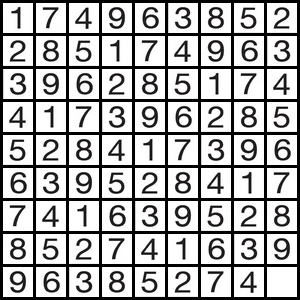
#> input picture sudoku.png, 300 x 300 px
$ python sudoku_reader.py
#> lines starting #> are read from the running program, lines starting #| are printed output that depends on the picture
### sudoku_solver.py
from collections import defaultdict, Counter

class sudoku():

    def __init__(self, numbers, size=3):
        def is_proper(numbers):
            if len(numbers) != size**2:
                return False
            for row in numbers:
                if len(row) != size**2:
                    return False
            return True
        if is_proper(numbers):
            self.numbers = numbers
            self.size = size
        else:
            raise TypeError("invalid size (size is "+str(size)+")")

    def __repr__(self):
        size = self.size
        strs = ['' for _ in range(size**2)]
        for col in range(size**2):
            max_len_digit = max([self.get_element(row,col)
                                 for row in range(size**2)],
                                key=digit_len)
            max_len = digit_len(max_len_digit)
            if (col+1) % size == 0 and col != size**2-1:
                for row, n in enumerate(self.get_col(col)):
                    len_n = digit_len(n)
                    strs[row] += str(n) + " "*(max_len-len_n+1) + '| '
            else:
                for row, n in enumerate(self.get_col(col)):
                    len_n = digit_len(n)
                    strs[row] += str(n) + " "*(max_len-len_n+1)
        for row in range(size**2):
            strs[row] += "\n"
        for col in range(size-1):
            strs.insert(size + (size+1)*col, "-"*len(strs[0])+"\n")

        result = ""
        for s in strs:
            result += s
        return result

    def __eq__(self, s):
        return self.numbers == s.numbers

    def __getitem__(self, i):
        return self.numbers[i]

    def get_row(self, i):
        return self.numbers[i].copy()

    def get_col(self, j):
        return [self.numbers[i][j] for i in range(self.size**2)]

    def get_element(self, i, j):
        return self.numbers[i][j]

    def set_element(self, i, j, n):
        self.numbers[i][j] = n

    # [43 lines left out: functions get_block, get_block_as_list, copy, arrange_widely, is_solved, not called in this run]


def digit_len(n):
    return len(str(n))

# [150 lines left out: functions is_same_list, copy_candidates, check, is_same_row, is_same_col, find_same_coordinates and 3 more, not called in this run]


# [31 lines that do not run on import are left out]

### sudoku_reader.py
import numpy as np
import matplotlib.pyplot as plt
import matplotlib.image as mpimg
from sudoku_solver import sudoku


def sigmoid(t):
    return 1 / (1 + np.exp(-t))

def neuron_output(weights, inputs):
    if weights.ndim == 2:
        return sigmoid(weights.dot(inputs))
    elif weights.ndim == 3:
        return sigmoid(np.tensordot(weights, inputs))

def add_bias(inputs):
    if inputs.ndim == 1:
        return np.array(inputs.tolist() + [1])
    elif inputs.ndim == 2:
        col = inputs.shape[1]
        return np.array(inputs.tolist() + [[1] + [0 for _ in range(col-1)]])

def feed_forward(neural_network, inputs):
    outputs = []
    for layer in neural_network:
        output = neuron_output(layer,add_bias(inputs))
        outputs.append(output)
        inputs = output
    return outputs

def coord_of_img(i,j,img):
    v = 30*i + 3*(i+1)
    h = 30*j + 3*(j+1)
    return img[v:v+30, h:h+30,:3]

def pixel_cluster(img):
    s = img.shape
    all_white = np.ones(s)
    all_black = np.zeros(s)
    d_to_white = np.sqrt(((img - all_white)**2).sum(axis=2))
    d_to_black = np.sqrt(((img - all_black)**2).sum(axis=2))
    return 0.1 * np.int8(d_to_black < d_to_white)

def predict(network, inp):
    return feed_forward(network, inp)[-1]

def read_sudoku(reader_network, png_file, size=9):
    img = mpimg.imread(png_file)
    s = list()
    for i in range(size):
        row = list()
        for j in range(size):
            digit_mtr = pixel_cluster(coord_of_img(i, j, img))
            spectorum = predict(reader_network, digit_mtr).tolist()
            digit = spectorum.index(max(spectorum))
            row.append(digit)
        s.append(row)

    return sudoku(s)

if __name__ == "__main__":
    path = "sudoku.png"
    npzfile = np.load("neural_network.npz")
#> (reads neural_network.npz from the repository)
    hidden_layer = npzfile['hidden_layer']
    output_layer = npzfile['output_layer']
    network = [hidden_layer, output_layer]

    print(read_sudoku(network, path))
#> in read_sudoku, img is the input picture: shape (300, 300, 4) float32; mean R, G, B, A 0.697, 0.696, 0.696, 1
#> the loop in read_sudoku, `for i in range(size):` made 9 passes
#> pass 1, in pixel_cluster, `d_to_white = np.sqrt(((img - all_white)**2).sum(axis=2))`:
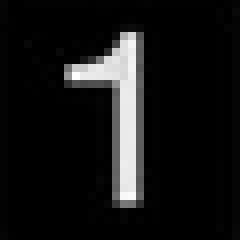
#> d_to_white: shape (30, 30) float64 (shown 8 times larger); min 0, max 1.73, mean 0.143; drawn with min black and max white
#> pass 1, in pixel_cluster, `d_to_black = np.sqrt(((img - all_black)**2).sum(axis=2))`:
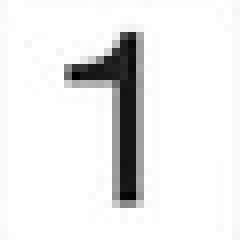
#> d_to_black: shape (30, 30) float64 (shown 8 times larger); min 0, max 1.73, mean 1.59; drawn with min black and max white
#> pass 1, in pixel_cluster (call 2), `d_to_white = np.sqrt(((img - all_white)**2).sum(axis=2))`:
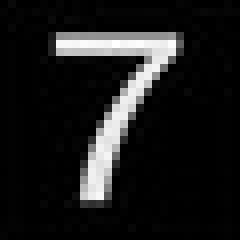
#> d_to_white: shape (30, 30) float64 (shown 8 times larger); min 0, max 1.7, mean 0.178; drawn with min black and max white
#> pass 1, in pixel_cluster (call 2), `d_to_black = np.sqrt(((img - all_black)**2).sum(axis=2))`:
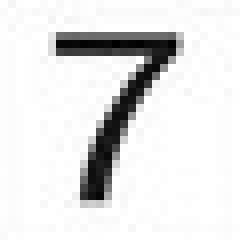
#> d_to_black: shape (30, 30) float64 (shown 8 times larger); min 0.034, max 1.73, mean 1.55; drawn with min black and max white
#> after the loop in read_sudoku, `for i in range(size):`: s = 9 items, first 6: [1, 7, 4, 9, 6, 3, 8, 5, 2], [2, 8, 5, 1, 7, 4, 9, 6, 3], [3, 9, 6, 2, 8, 5, 1, 7, 4], [4, 1, 7, 3, 9, 6, 2, 8, 5], [5, 2, 8, 4, 1, 7, 3, 9, 6], [6, 3, 9, 5, 2, 8, 4, 1, 7]
#> the loop in is_proper, `for row in numbers:` made 9 passes
#> row on passes 1 to 9: [1, 7, 4, 9, 6, 3, 8, 5, 2], [2, 8, 5, 1, 7, 4, 9, 6, 3], [3, 9, 6, 2, 8, 5, 1, 7, 4], [4, 1, 7, 3, 9, 6, 2, 8, 5], [5, 2, 8, 4, 1, 7, 3, 9, 6], [6, 3, 9, 5, 2, 8, 4, 1, 7], [7, 4, 1, 6, 3, 9, 5, 2, 8], [8, 5, 2, 7, 4, 1, 6, 3, 9], [9, 6, 3, 8, 5, 2, 7, 4, 0]
#> in __init__, `self.numbers = numbers`: self.numbers has the same summary as s in read_sudoku
#> in __repr__, `size = self.size`: size = 3
#> the loop in __repr__, `for col in range(size**2):` made 9 passes
#> max_len_digit on passes 1 to 9: 1, 7, 4, 9, 6, 3, 8, 5, 2
#> after the loop in __repr__, `for col in range(size**2):`: strs = ['1 7 4 | 9 6 3 | 8 5 2 ', '2 8 5 | 1 7 4 | 9 6 3 ', '3 9 6 | 2 8 5 | 1 7 4 ', '4 1 7 | 3 9 6 | 2 8 5 ', '5 2 8 | 4 1 7 | 3 9 6 ', '6 3 9 | 5 2 8 | 4 1 7 ', '7 4 1 | 6 3 9 | 5 2 8 ', '8 5 2 | 7 4 1 | 6 3 9 ', '9 6 3 | 8 5 2 | 7 4 0 ']
#> the loop in __repr__, `for row in range(size**2):` made 9 passes
#> after the loop in __repr__, `for row in range(size**2):`: strs = 9 items
#> after the loop in __repr__, `for col in range(size-1):`: strs = 11 items
#> the loop in __repr__, `for s in strs:` made 11 passes
